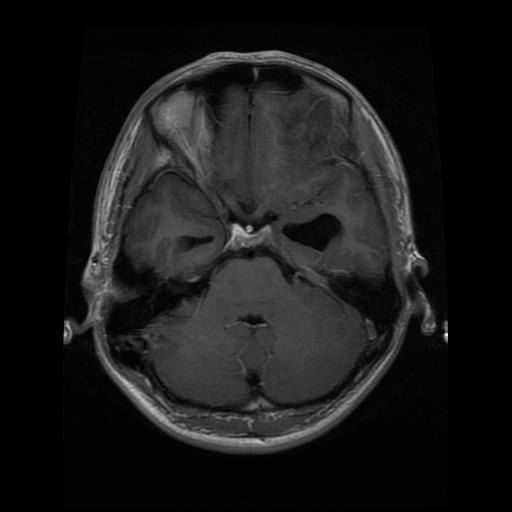
#> input picture data/raw/brisc2025/classification_task/test/glioma/brisc2025_test_00005_gl_ax_t1.jpg, 512 x 512 px
$ python -i mri_validator.py   (imports and definitions only)
#> lines starting #> are read from the running program, lines starting #| are printed output that depends on the picture; after the words box and inside, x2 and y2 are one past the last pixel; in counts of white or black regions, pixels touching at a corner belong together
"""
Enhanced MRI Image Validator
Validates if uploaded image is a valid brain MRI scan
"""

import numpy as np
from PIL import Image
import cv2
import os


class MRIValidator:
    """Enhanced MRI Image Validator with brain MRI detection"""

    SUPPORTED_FORMATS = ['.jpg', '.jpeg', '.png', '.dcm', '.nii', '.nii.gz']
    MIN_SIZE = (50, 50)
    MAX_SIZE = (4096, 4096)
    VALID_MODES = ['L', 'RGB', 'RGBA', 'I', 'F']

    @staticmethod
    def validate_mri(image_path, strict=True):
        """
        Comprehensive MRI validation including brain MRI detection

        Args:
            image_path (str): Path to image file
            strict (bool): Enable strict validation

        Returns:
            tuple: (is_valid, message, metadata)
        """
#> called with strict = True
        metadata = {}

        try:
            # 1. File existence check
            if not os.path.exists(image_path):
                return False, "❌ File does not exist", metadata

            # 2. File extension check
            ext = os.path.splitext(image_path)[1].lower()
            if ext not in MRIValidator.SUPPORTED_FORMATS:
                return False, f"❌ Unsupported format: {ext}", metadata

            # 3. File size check
            file_size = os.path.getsize(image_path)
            if file_size == 0:
                return False, "❌ Empty file", metadata

            metadata['file_size'] = file_size
            metadata['extension'] = ext

            # 4. Image loading check
            try:
                img = Image.open(image_path)
#> img is the input picture: PIL image 512x512 RGB; min 0, max 250, mean 25
                img_array = np.array(img)
                metadata['mode'] = img.mode
                metadata['format'] = img.format
                metadata['size'] = img.size
            except Exception as e:
                return False, f"❌ Cannot open image: {str(e)}", metadata

            # 5. Image size validation
            width, height = img.size
#> width = 512; height = 512

            if width < MRIValidator.MIN_SIZE[0] or height < MRIValidator.MIN_SIZE[1]:
                return False, f"❌ Image too small: {width}x{height}", metadata

            if width > MRIValidator.MAX_SIZE[0] or height > MRIValidator.MAX_SIZE[1]:
                return False, f"❌ Image too large: {width}x{height}", metadata

            # 6. Convert to grayscale for analysis
            if len(img_array.shape) == 3:
                # Check if it's a color photo (high saturation)
                is_color_photo, color_msg = MRIValidator._check_color_photo(img_array)
                if is_color_photo:
                    return False, f"❌ {color_msg}", metadata

                img_gray = cv2.cvtColor(img_array, cv2.COLOR_RGB2GRAY)
            else:
                img_gray = img_array

            metadata['array_shape'] = img_gray.shape
            metadata['dtype'] = str(img_gray.dtype)

            # 7. Check for blank images
            if np.std(img_gray) < 1e-6:
                return False, "❌ Image appears to be blank", metadata

            # 8. MRI-specific validation
            is_mri, mri_msg, mri_score = MRIValidator._validate_mri_characteristics(img_gray)
            metadata['mri_score'] = mri_score
            metadata['mri_details'] = mri_msg

            if not is_mri:
                return False, f"❌ {mri_msg}", metadata

            # Store statistics
            metadata['min'] = float(np.min(img_gray))
            metadata['max'] = float(np.max(img_gray))
            metadata['mean'] = float(np.mean(img_gray))
            metadata['std'] = float(np.std(img_gray))

            # All checks passed
            return True, f"✅ Valid brain MRI (confidence: {mri_score:.1f}%)", metadata

        except Exception as e:
            return False, f"❌ Validation error: {str(e)}", metadata

    @staticmethod
    def _check_color_photo(img_array):
        """Check if image is a regular color photo (not medical imaging)"""

        # Convert to HSV to check saturation
        if img_array.max() > 1:
            img_normalized = (img_array / 255.0 * 255).astype(np.uint8)
        else:
            img_normalized = (img_array * 255).astype(np.uint8)

        hsv = cv2.cvtColor(img_normalized, cv2.COLOR_RGB2HSV)
#> hsv: shape (512, 512, 3); mean H, S, V 0, 0, 25
        saturation = hsv[:, :, 1]
#> saturation: shape (512, 512); every value is 0

        # Medical images typically have low saturation
        mean_saturation = np.mean(saturation)
#> mean_saturation = 0
        high_sat_pixels = np.sum(saturation > 50) / saturation.size
#> high_sat_pixels = 0

        # Check for highly saturated colors (typical of photos)
        if mean_saturation > 40 and high_sat_pixels > 0.3:
            return True, "Detected color photograph - not a medical scan"

        # Check for skin tones (typical of portraits)
        # HSV ranges for skin tones
        lower_skin = np.array([0, 20, 70])
        upper_skin = np.array([20, 170, 255])
        skin_mask = cv2.inRange(hsv, lower_skin, upper_skin)
        skin_percentage = np.sum(skin_mask > 0) / skin_mask.size
#> skin_percentage = 0
#> in validate_mri, `is_color_photo, color_msg = MRIValidator._check_color_photo(img_array)`: is_color_photo = False; color_msg = 'Color check passed'

        if skin_percentage > 0.2:
            return True, "Detected human portrait/photo - not a brain MRI"

        return False, "Color check passed"

    @staticmethod
    def _validate_mri_characteristics(img_gray):
        """
        Validate if grayscale image has MRI characteristics

        Returns:
            tuple: (is_valid, message, confidence_score)
        """
        score = 0.0
        reasons = []

        # 1. Intensity distribution check (MRI has specific histogram patterns)
        hist, bins = np.histogram(img_gray, bins=256, range=(0, 256))
#> hist = 256 values, max 77437 at index 0, min 0 at index 196, mean 1024; bins = 257 values from 0 to 256
        hist_normalized = hist / np.sum(hist)
#> hist_normalized = 256 values, max 0.295 at index 0, min 0 at index 196, mean 0.00391

        # MRI typically has a peak at low intensities (dark background)
        if hist_normalized[:50].sum() > 0.3:  # More than 30% dark pixels
            score += 25
            reasons.append("Dark background present")
        else:
            reasons.append("Missing typical MRI dark background")

        # 2. Check for brain-like structure (central bright region)
        height, width = img_gray.shape
#> height = 512; width = 512
        center_region = img_gray[height//4:3*height//4, width//4:3*width//4]
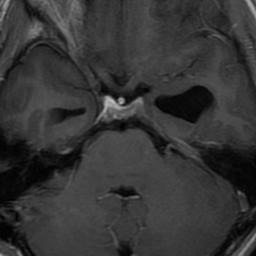
#> center_region: shape (256, 256); min 0, max 194, mean 53.7
        edge_region_top = img_gray[0:height//8, :]
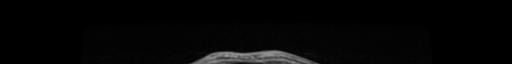
#> edge_region_top: shape (64, 512); min 0, max 159, mean 5.4
        edge_region_bottom = img_gray[7*height//8:, :]
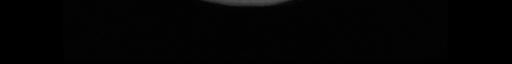
#> edge_region_bottom: shape (64, 512); min 0, max 82, mean 2.6

        center_mean = np.mean(center_region)
#> center_mean = 53.73
        edge_mean = (np.mean(edge_region_top) + np.mean(edge_region_bottom)) / 2
#> edge_mean = 3.99

        # Brain MRI: center should be brighter than edges
        if center_mean > edge_mean * 1.2:
            score += 30
            reasons.append("Central bright region detected")
        else:
            reasons.append("No central bright region (brain structure)")

        # 3. Contrast check (MRI has good tissue contrast)
        contrast = np.std(img_gray)
#> contrast = 32.72
        if 30 < contrast < 80:
            score += 20
            reasons.append(f"Good tissue contrast (σ={contrast:.1f})")
        else:
            reasons.append(f"Unusual contrast for MRI (σ={contrast:.1f})")

        # 4. Edge detection (brain has characteristic edges)
        edges = cv2.Canny(img_gray.astype(np.uint8), 50, 150)
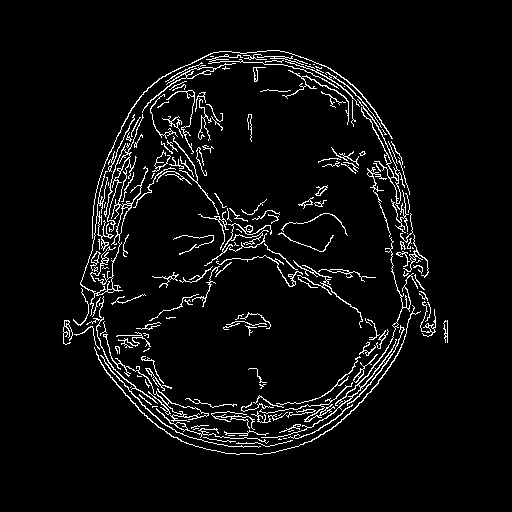
#> edges: shape (512, 512); 5% white in thin lines or dots, all inside (x1, y1, x2, y2) = (63, 50, 448, 455)
        edge_density = np.sum(edges > 0) / edges.size
#> edge_density = 0.0495

        if 0.05 < edge_density < 0.25:  # Typical range for brain MRI
            score += 15
            reasons.append("Appropriate edge density")
        else:
            reasons.append("Edge density outside MRI range")

        # 5. Circular/elliptical structure detection (skull/brain shape)
        # Use Hough Circle detection
        blurred = cv2.GaussianBlur(img_gray.astype(np.uint8), (9, 9), 2)
        circles = cv2.HoughCircles(
            blurred,
            cv2.HOUGH_GRADIENT,
            dp=1,
            minDist=100,
            param1=50,
            param2=30,
            minRadius=50,
            maxRadius=min(height, width)//2
        )
#> circles = [[247.5, 300.5, 152.9], [253.5, 198.5, 149.8], [160.5, 238.5, 67.6], [352.5, 230.5, 70.4]]

        if circles is not None:
            score += 10
            reasons.append("Circular structure detected (skull/brain)")
        else:
            reasons.append("No circular structure found")

        # Determine if valid MRI
        is_valid = score >= 50  # Need at least 50% confidence

        if is_valid:
            message = f"Brain MRI characteristics detected: {', '.join(reasons)}"
        else:
            message = f"Not a brain MRI. Issues: {', '.join(reasons)}"

        return is_valid, message, score


def validate_mri(image_path, strict=True):
    """Convenience function for backward compatibility"""
    is_valid, message, metadata = MRIValidator.validate_mri(image_path, strict)
    return is_valid, message

>>> result = MRIValidator().validate_mri('../../data/raw/brisc2025/classification_task/test/glioma/brisc2025_test_00005_gl_ax_t1.jpg')
#> in validate_mri, `is_mri, mri_msg, mri_score = MRIValidator._validate_mri_characteristic..`: is_mri = True; mri_score = 85

$ run again, on data/raw/brisc2025/classification_task/test/glioma/brisc2025_test_00036_gl_ax_t1.jpg
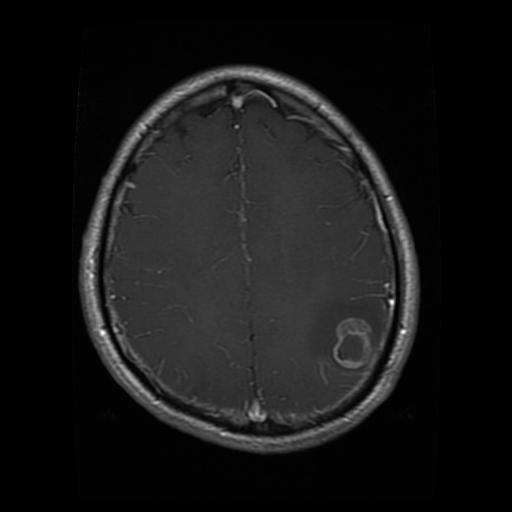
#> input picture data/raw/brisc2025/classification_task/test/glioma/brisc2025_test_00036_gl_ax_t1.jpg, 512 x 512 px
#> in validate_mri, img is the input picture: PIL image 512x512 RGB; min 0, max 254, mean 23.3
#> hsv: shape (512, 512, 3); mean H, S, V 0, 0, 23.3
#> saturation: shape (512, 512); every value is 0
#> mean_saturation = 0
#> is_color_photo = False; color_msg = 'Color check passed'
#> hist = 256 values, max 86398 at index 0, min 0 at index 191, mean 1024; bins = 257 values from 0 to 256
#> hist_normalized = 256 values, max 0.33 at index 0, min 0 at index 191, mean 0.00391
#> in _validate_mri_characteristics, `edge_region_bottom = img_gray[7*height//8:, :]`:
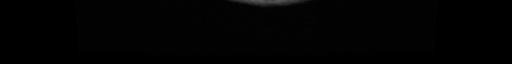
#> edge_region_bottom: shape (64, 512); min 0, max 90, mean 1.8
#> center_mean = 53.63
#> edge_mean = 1.43
#> contrast = 31.26
#> in _validate_mri_characteristics, `edges = cv2.Canny(img_gray.astype(np.uint8), 50, 150)`:
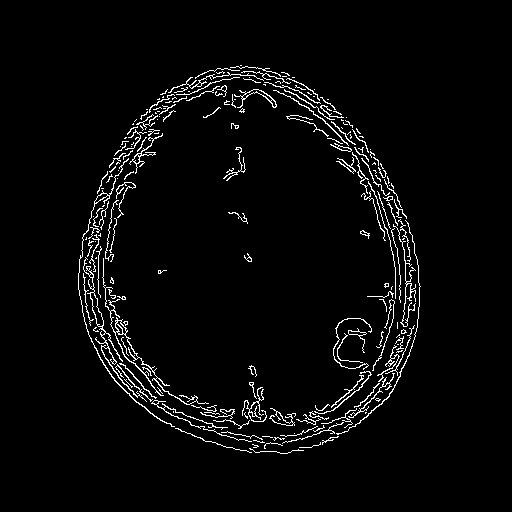
#> edges: shape (512, 512); 3.4% white in thin lines or dots, all inside (x1, y1, x2, y2) = (78, 65, 421, 454)
#> edge_density = 0.0339
#> circles = [[250.5, 272.5, 162.1], [243.5, 165.5, 99.6], [305.5, 359.5, 68.5]]
#> is_mri = True; mri_score = 85

$ run again, on data/raw/brisc2025/classification_task/test/glioma/brisc2025_test_00066_gl_ax_t1.jpg
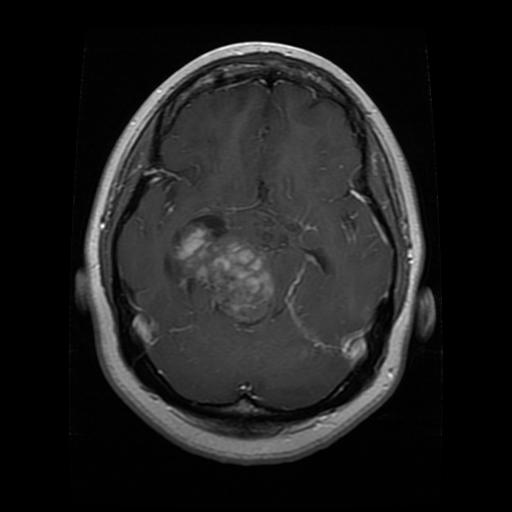
#> input picture data/raw/brisc2025/classification_task/test/glioma/brisc2025_test_00066_gl_ax_t1.jpg, 512 x 512 px
#> in validate_mri, img is the input picture: PIL image 512x512 L; min 0, max 255, mean 30.5
#> hist = 256 values, max 85742 at index 0, min 0 at index 235, mean 1024; bins = 257 values from 0 to 256
#> hist_normalized = 256 values, max 0.327 at index 0, min 0 at index 235, mean 0.00391
#> in _validate_mri_characteristics, `edge_region_bottom = img_gray[7*height//8:, :]`:
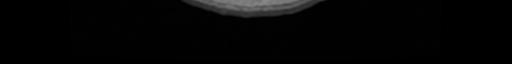
#> edge_region_bottom: shape (64, 512); min 0, max 136, mean 4.8
#> center_mean = 62.33
#> edge_mean = 7.25
#> contrast = 40.9
#> in _validate_mri_characteristics, `edges = cv2.Canny(img_gray.astype(np.uint8), 50, 150)`:
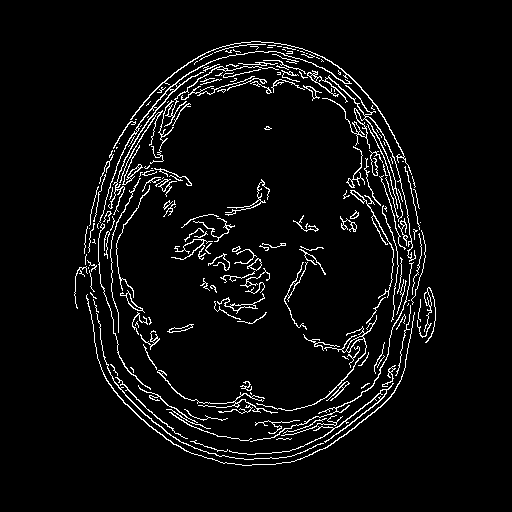
#> edges: shape (512, 512); 4.8% white in thin lines or dots, all inside (x1, y1, x2, y2) = (74, 41, 436, 466)
#> edge_density = 0.0484
#> circles = [[253.5, 307.5, 157.3], [259.5, 176.5, 135], [163.5, 250.5, 77.4], [334.5, 247.5, 87.7]]
#> is_mri = True; mri_score = 85
